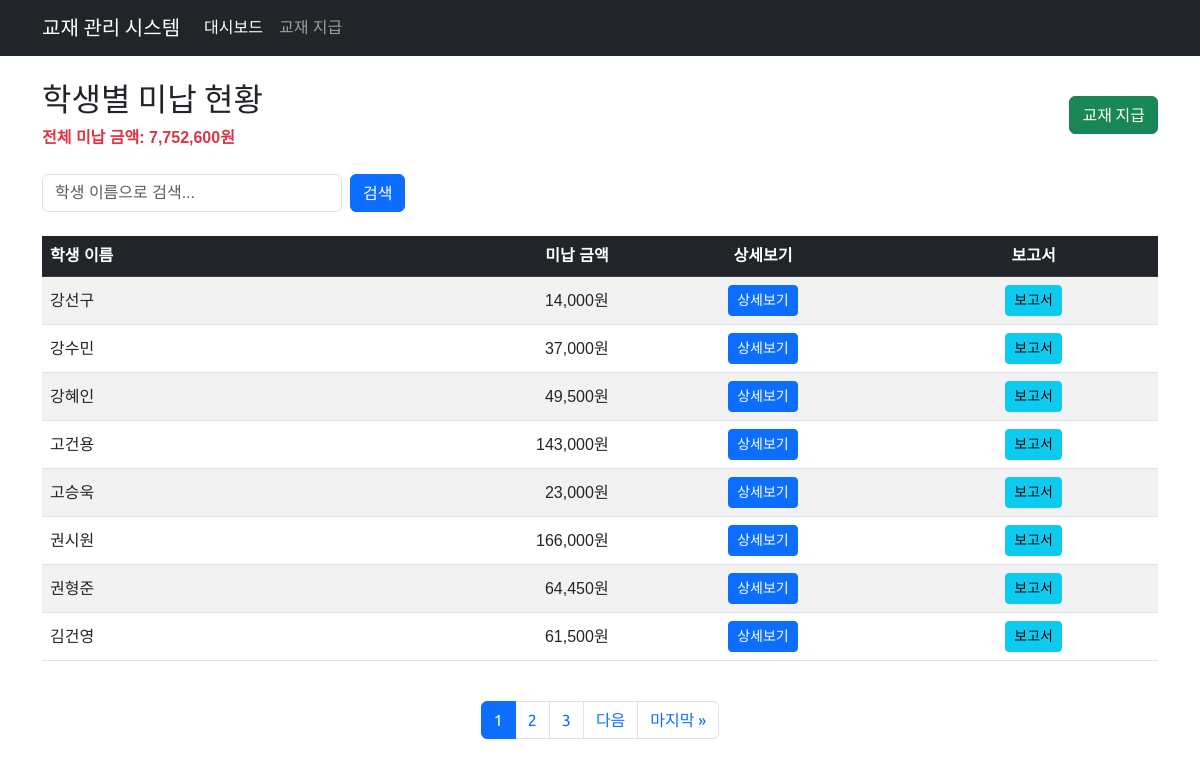
The page /textbook/dashboard/ on the database its author committed.
### textbook/models.py (models this page shows, shortened)
class Student(models.Model):
    name = models.CharField(max_length=255, unique=True, verbose_name='학생')
    class Meta:
        db_table = 'student'
        ordering = ['name']
        verbose_name = '학생'
        verbose_name_plural = '학생'

### textbook/views.py (the view)
# urls.py: path('dashboard/', views.dashboard, name='dashboard'),
def dashboard(request):
    search_query = request.GET.get('search', '').strip()
    students = Student.objects.annotate(
        unpaid_amount=Sum(
            'books__price',
            filter=Q(books__payment_date__isnull=True)
        )
    )
    if search_query:
        students = students.filter(name__icontains=search_query)
    students = students.order_by('name')
    total_students = students.count()
    total_unpaid = sum(student.unpaid_amount or 0 for student in students)
    paginator = Paginator(students, 20)  # 한 페이지당 20명
    page = request.GET.get('page')
    try:
        students_page = paginator.page(page)
    except PageNotAnInteger:
        students_page = paginator.page(1)
    except EmptyPage:
        students_page = paginator.page(paginator.num_pages)
    current_page = students_page.number
    total_pages = paginator.num_pages
    page_range = range(max(1, current_page - 2),
                      min(total_pages + 1, current_page + 3))
    context = {
        'students': students_page,
        'search_query': search_query,
        'total_students': total_students,
        'total_unpaid': total_unpaid,
        'page_range': page_range,
        'total_pages': total_pages,
        'current_page': current_page
    }
    return render(request, 'textbook/dashboard.html', context)

### textbook/templates/textbook/dashboard.html (shortened to what this page needs)
{% extends 'textbook/base.html' %}
{% load humanize %}
{% block content %}
<div class="row">
    <div class="col-12">
        <div class="d-flex justify-content-between align-items-center mb-4">
            <div>
                <h2>학생별 미납 현황</h2>
                <p class="text-danger mb-0">
                    <strong>전체 미납 금액: {{ total_unpaid|intcomma }}원</strong>
                </p>
            </div>
            <div class="d-flex gap-2">
                <a href="{% url 'textbook:issue_book' %}" class="btn btn-success">
                    교재 지급
                </a>
            </div>
        </div>
        <div class="mb-4">
            <form method="get" class="d-flex gap-2">
                <input type="search"
                       name="search"
                       class="form-control"
                       placeholder="학생 이름으로 검색..."
                       value="{{ search_query }}"
                       style="max-width: 300px;">
                <button type="submit" class="btn btn-primary">검색</button>
            </form>
        </div>
        <div class="table-responsive">
            <table class="table table-striped table-hover align-middle">
                <thead class="table-dark">
                    <tr>
                        <th>학생 이름</th>
                        <th class="text-end">미납 금액</th>
                        <th class="text-center">상세보기</th>
                        <th class="text-center">보고서</th>
                    </tr>
                </thead>
                <tbody>
                    {% for student in students %}
                    {% if student.unpaid_amount > 0 %}
                    <tr>
                        <td>{{ student.name }}</td>
                        <td class="text-end">{{ student.unpaid_amount|intcomma }}원</td>
                        <td class="text-center">
                            <a href="{% url 'textbook:student_detail' student.id %}"
                               class="btn btn-primary btn-sm">상세보기</a>
                        </td>
                        <td class="text-center">
                            <button type="button" class="btn btn-info btn-sm" data-bs-toggle="modal" data-bs-target="#reportModal{{ student.id }}">
                                보고서
                            </button>
                        </td>
                    </tr>
                    {% endif %}
                    {% endfor %}
                </tbody>
            </table>
        </div>
        {% if students.paginator.num_pages > 1 %}
        <nav aria-label="페이지 탐색" class="mt-4">
            <ul class="pagination justify-content-center">
                {% for p in page_range %}
                <li class="page-item {% if p == current_page %}active{% endif %}">
                    <a class="page-link" href="?page={{ p }}{% if search_query %}&search={{ search_query }}{% endif %}">{{ p }}</a>
                </li>
                {% endfor %}
                {% if students.has_next %}
                <li class="page-item">
                    <a class="page-link" href="?page={{ students.next_page_number }}{% if search_query %}&search={{ search_query }}{% endif %}">다음</a>
                </li>
                <li class="page-item">
                    <a class="page-link" href="?page={{ total_pages }}{% if search_query %}&search={{ search_query }}{% endif %}">마지막 &raquo;</a>
                </li>
                {% endif %}
            </ul>
        </nav>
        {% endif %}
    </div>
</div>
{% endblock %}

### textbook/templates/textbook/base.html (shortened to what this page needs)
<!DOCTYPE html>
<html lang="ko">
<head>
    <link href="https://cdn.jsdelivr.net/npm/bootstrap@5.3.0/dist/css/bootstrap.min.css" rel="stylesheet">
    <link rel="stylesheet" href="https://cdn.jsdelivr.net/npm/flatpickr/dist/flatpickr.min.css">
</head>
<body>
    <nav class="navbar navbar-expand-lg navbar-dark bg-dark">
        <div class="container">
            <a class="navbar-brand" href="{% url 'textbook:dashboard' %}">교재 관리 시스템</a>
            <div class="collapse navbar-collapse" id="navbarNav">
                <ul class="navbar-nav me-auto">
                    <li class="nav-item">
                        <a class="nav-link {% if request.resolver_match.url_name == 'dashboard' %}active{% endif %}"
                           href="{% url 'textbook:dashboard' %}">대시보드</a>
                    </li>
                    <li class="nav-item">
                        <a class="nav-link {% if request.resolver_match.url_name == 'issue_book' %}active{% endif %}"
                           href="{% url 'textbook:issue_book' %}">교재 지급</a>
                    </li>
                </ul>
            </div>
        </div>
    </nav>
    <div class="container mt-4">
        {% block content %}
        {% endblock %}
    </div>
</body>
</html>

### textbook/templates/textbook/base.html (style rules this page uses)
body { font-family: 'Noto Sans KR', sans-serif; }
h1, h2, h3, h4, h5, h6, .navbar-brand, .btn, .pagination { font-family: 'Ubuntu', 'Noto Sans KR', sans-serif; }

### rows shown on the page
Student: name "강선구", unpaid_amount "14,000"
Student: name "강수민", unpaid_amount "37,000"
Student: name "강혜인", unpaid_amount "49,500"
Student: name "고건용", unpaid_amount "143,000"
Student: name "고승욱", unpaid_amount "23,000"
Student: name "권시원", unpaid_amount "166,000"
Student: name "권형준", unpaid_amount "64,450"
Student: name "김건영", unpaid_amount "61,500"

### other values the page prints
{{ total_unpaid|intcomma }} "7,752,600"
{{ p }} "1" "2" "3"
